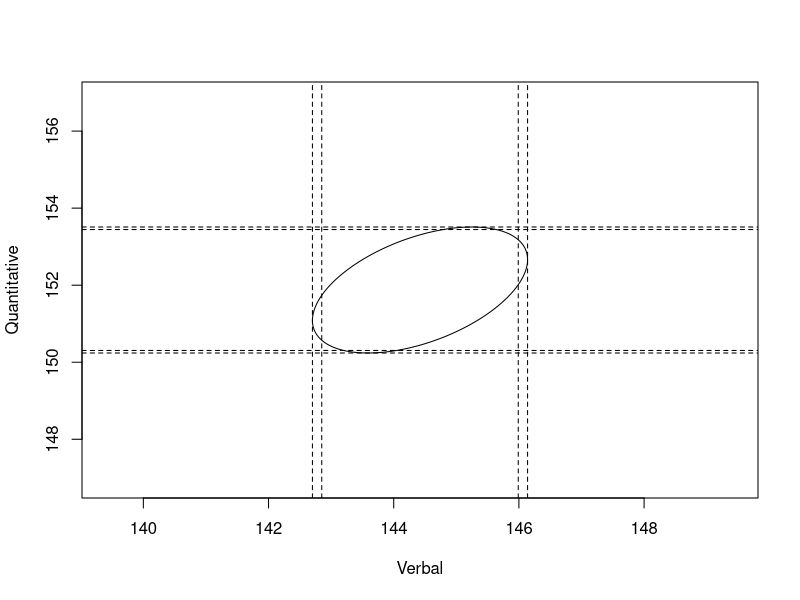

This chart was generated by the following R code:
library(MASS)

set.seed(234)

GRE = as.data.frame(round(mvrnorm(200,mu=c(145,152),Sigma=matrix(c(100, 50, 50, 100), ncol=2))))
names(GRE)=c("Verbal", "Quantitative")

head(GRE)

#sample variance covariance matrix
S=var(GRE)

#get eigenvalues and vectors
eigen = eigen(S)
lambda1 = eigen$value[1]
lambda2 = eigen$value[2]
e1 = eigen$vectors[,1]
e2 = eigen$vectors[,2]

# plot focused on xbar
xbar = colMeans(GRE)
xbar
plot(xbar[1], xbar[2], type="n",xlim=c(xbar[1]-5, xbar[1]+5), ylim=c(xbar[2]-5, xbar[2]+5), xlab="Verbal", ylab="Quantitative")

# set n and p
p=2
n=200

# how far along each eigenvector the elipsis reaches
laxis1 = sqrt(lambda1*p*(n-1)/(n*(n-p))*qf(0.95,p,n-p))
laxis2 = sqrt(lambda2*p*(n-1)/(n*(n-p))*qf(0.95,p,n-p))

# build the ellipsis
t = seq(0, 2*pi, 0.001)
x = rep(0,length(t))
y = rep(0,length(t))

for(i in 1:length(t)){
        # going around the ellipsis
        # multiply by eign vectors tilt
    x[i] = xbar[1]+(eigen$vectors%*%c(laxis1*cos(t[i]), laxis2*sin(t[i])))[1] 
    y[i] = xbar[2]+(eigen$vectors%*%c(laxis1*cos(t[i]), laxis2*sin(t[i])))[2] 
}
points(x,y,type="l")


# t2 simultaneous CIs

tl1 = xbar[1] - sqrt(p*(n-1)/(n*(n-p))*qf(0.95,p,n-p)*S[1,1])
tr1 = xbar[1] + sqrt(p*(n-1)/(n*(n-p))*qf(0.95,p,n-p)*S[1,1])

                     
tl2 = xbar[2] - sqrt(p*(n-1)/(n*(n-p))*qf(0.95,p,n-p)*S[2,2])
tr2 = xbar[2] + sqrt(p*(n-1)/(n*(n-p))*qf(0.95,p,n-p)*S[2,2])


abline(v=tl1, lty=2)
abline(v=tr1, lty=2)

abline(h=tl2, lty=2)
abline(h=tr2, lty=2)


# bonferroni

bl1 = xbar[1] - qt(1-0.05/4, n-1)*sqrt(S[1,1]/n)
br1 = xbar[1] + qt(1-0.05/4, n-1)*sqrt(S[1,1]/n)

bl2 = xbar[2] - qt(1-0.05/4, n-1)*sqrt(S[1,1]/n)
br2 = xbar[2] + qt(1-0.05/4, n-1)*sqrt(S[1,1]/n)



abline(v=bl1, lty=2)
abline(v=br1, lty=2)

abline(h=bl2, lty=2)
abline(h=br2, lty=2)


